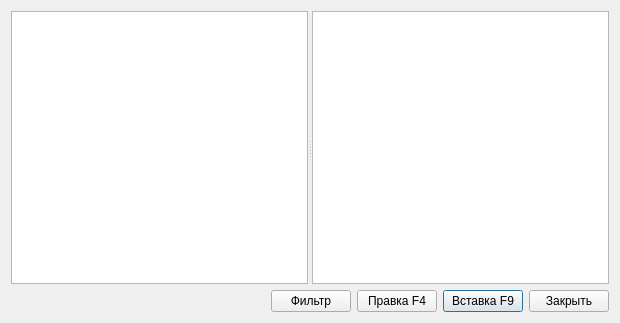
<?xml version="1.0" encoding="UTF-8"?>
<ui version="4.0">
 <class>ListDialog</class>
 <widget class="QDialog" name="ListDialog">
  <property name="geometry">
   <rect>
    <x>0</x>
    <y>0</y>
    <width>620</width>
    <height>323</height>
   </rect>
  </property>
  <layout class="QGridLayout" name="gridLayout">
   <item row="1" column="3">
    <widget class="QPushButton" name="btnNew">
     <property name="text">
      <string>Вставка F9</string>
     </property>
     <property name="shortcut">
      <string>F9</string>
     </property>
    </widget>
   </item>
   <item row="1" column="0">
    <spacer name="horizontalSpacer">
     <property name="orientation">
      <enum>Qt::Horizontal</enum>
     </property>
     <property name="sizeHint" stdset="0">
      <size>
       <width>40</width>
       <height>20</height>
      </size>
     </property>
    </spacer>
   </item>
   <item row="1" column="4">
    <widget class="QPushButton" name="btnClose">
     <property name="text">
      <string>Закрыть</string>
     </property>
    </widget>
   </item>
   <item row="1" column="2">
    <widget class="QPushButton" name="btnEdit">
     <property name="text">
      <string>Правка F4</string>
     </property>
     <property name="shortcut">
      <string>F4</string>
     </property>
    </widget>
   </item>
   <item row="0" column="0" colspan="5">
    <widget class="QSplitter" name="splitter">
     <property name="sizePolicy">
      <sizepolicy hsizetype="Expanding" vsizetype="Expanding">
       <horstretch>0</horstretch>
       <verstretch>0</verstretch>
      </sizepolicy>
     </property>
     <property name="orientation">
      <enum>Qt::Horizontal</enum>
     </property>
     <widget class="CTreeView" name="treeView"/>
     <widget class="CTableView" name="tableView"/>
    </widget>
   </item>
   <item row="1" column="1">
    <widget class="QPushButton" name="btnFilter">
     <property name="text">
      <string>Фильтр</string>
     </property>
    </widget>
   </item>
  </layout>
 </widget>
 <customwidgets>
  <customwidget>
   <class>CTableView</class>
   <extends>QTableView</extends>
   <header>library/TableView.h</header>
  </customwidget>
  <customwidget>
   <class>CTreeView</class>
   <extends>QTreeView</extends>
   <header>library/TreeView.h</header>
  </customwidget>
 </customwidgets>
 <resources/>
 <connections/>
</ui>
